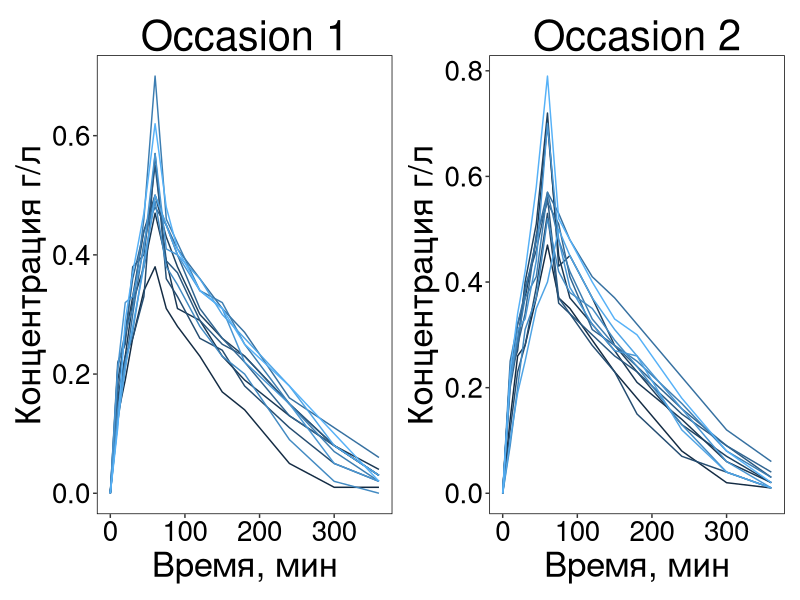
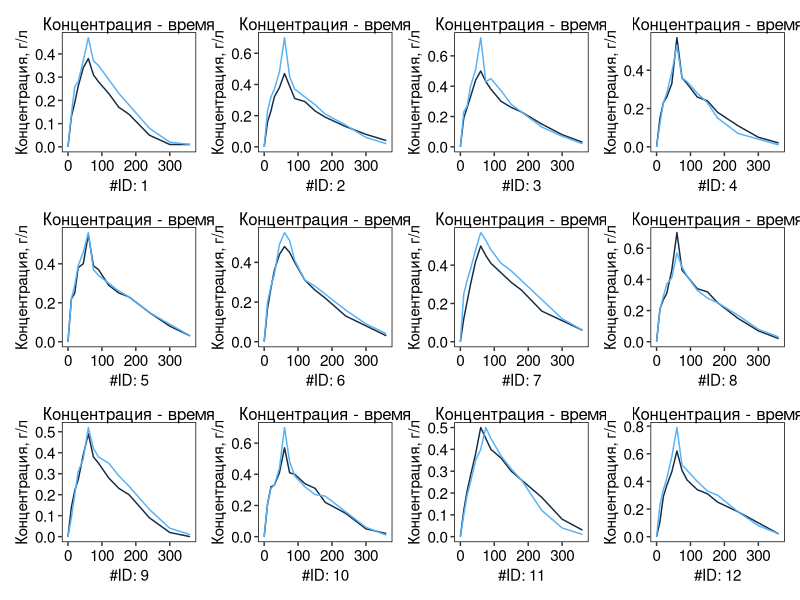
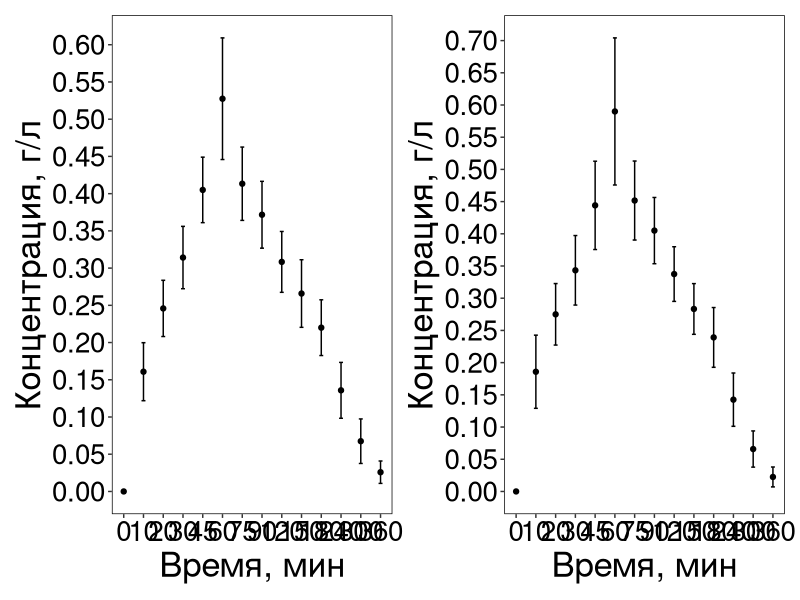
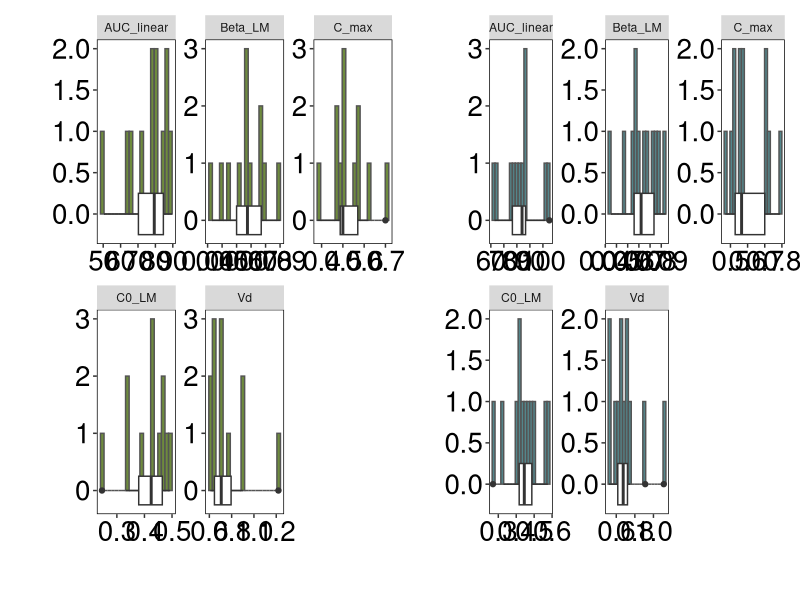

Here is the R script that generated these plots, in order:
## ---- chunk 1
library(tidyverse)
library(readr)
library(skimr)
library(patchwork)
## ---- chunk 2
Ammon_1996 <- read_csv("data/raw/Ammon-1996.csv")
Ammon_clean <- Ammon_1996 %>% 
  select(subject_id,
         occasion,
         dose_g_per_kg,
         time_min,
         conc_g_per_L)

theme_custom <- theme(
  axis.text = element_text(size = 20),
  axis.title = element_text(size = 25),
  plot.title = element_text(size = 30, hjust = 0.5),
  plot.subtitle = element_text(size = 20, hjust = 0.5),
  legend.title = element_text(size = 20),
  legend.text = element_text(size = 15),
  panel.background = element_rect(fill = "white"), 
  panel.grid = element_blank()
)
theme_set(theme_custom)
## ---- chunk 3
occasion_1 <- Ammon_clean %>% 
  filter(occasion == 1) %>% 
  group_by(subject_id) %>% 
  ggplot()+
  geom_line(aes(x = time_min, y = conc_g_per_L, group = subject_id, colour = subject_id)) +
  labs(x = "Время, мин",
       y = "Концентрация г/л",
       title = "Occasion 1")+
  theme(legend.position = "none")

occasion_2 <- Ammon_clean %>% 
  filter(occasion == 2) %>% 
  group_by(subject_id) %>% 
  ggplot()+
  geom_line(aes(x = time_min, y = conc_g_per_L, group = subject_id, colour = subject_id))+
    labs(x = "Время, мин",
       y = "Концентрация г/л",
       title = "Occasion 2") +
  theme(legend.position = "none")

occasion_1 | occasion_2
## ---- chunk 4
temp_1 <- ggplot(Ammon_clean) +
  labs(title = "Концентрация - время",
       y = "Концентрация, г/л")+
  theme(axis.text = element_text(size = 11),
        axis.title = element_text(size = 11),
        plot.title = element_text(size = 12, hjust = 0.5),
        legend.position = "none")

conc_time_func <- function(subID,
                      mapping = aes(x = time_min, y = conc_g_per_L, group = occasion, colour = occasion),
                          ...){
  conc_time <- Ammon_clean %>% 
    filter(subject_id == subID) %>% 
    geom_line(mapping = mapping)}

subjID = unique(Ammon_clean$subject_id)

conc_time <- map(subjID, 
                \(x) temp_1+
                  conc_time_func(subID=x)+
                  scale_x_continuous(name = paste0("#ID: ", x)))

wrap_plots(conc_time)
## ---- chunk 5
summ_ammon_1 <- Ammon_clean %>% 
  group_by(time_min) %>% 
  filter(occasion == 1) %>% 
  summarise(
    mean_conc = mean(conc_g_per_L, na.rm = TRUE),
    sd_conc   = sd(conc_g_per_L, na.rm = TRUE)
  )

summ_ammon_1

summ_ammon_2 <- Ammon_clean %>% 
  group_by(time_min) %>% 
  filter(occasion == 2) %>% 
  summarise(
    mean_conc = mean(conc_g_per_L, na.rm = TRUE),
    sd_conc   = sd(conc_g_per_L, na.rm = TRUE)
  )

summ_ammon_2
## ---- chunk 6
summ_1 <- ggplot(summ_ammon_1) +
  geom_errorbar(aes(x = factor(time_min),
                    ymin = mean_conc - sd_conc,
                    ymax = mean_conc + sd_conc),
                width = .2)+
  geom_point(aes(x = factor(time_min), y = mean_conc)) +
  labs(x = "Время, мин",
       y = "Концентрация, г/л")+
  scale_y_continuous(
    breaks = c(seq(0, 1, 0.05))
  )

summ_2 <- ggplot(summ_ammon_2) +
  geom_errorbar(aes(x = factor(time_min),
                    ymin = mean_conc - sd_conc,
                    ymax = mean_conc + sd_conc),
                width = .2)+
  geom_point(aes(x = factor(time_min), y = mean_conc)) +
  labs(x = "Время, мин",
       y = "Концентрация, г/л")+
  scale_y_continuous(
    breaks = c(seq(0, 1, 0.05))
  )

summ_1 | summ_2
## ---- chunk 7
AUC_calc <- function(time, conc) {
  AUC_value <- 0
  for (i in 1:(length(time) - 1)) {
    AUC_value <- AUC_value + 0.5 * (conc[i] + conc[i+1]) * (time[i+1] - time[i])
  }
  return(AUC_value)
}

Beta_LM_calc <- function(time, conc) {
  ok <- is.finite(time) & is.finite(conc) & conc > 0
  time <- time[ok]
  conc <- conc[ok]
  linear <- lm(conc ~ time) 
  cf <- coefficients(linear)[2] * (-60) 
  return(cf)
  }

C0_LM_calc <- function(time, conc) {
  ok <- is.finite(time) & is.finite(conc) & conc > 0
  time <- time[ok]
  conc <- conc[ok]
  linear <- lm(conc ~ time) 
  cf <- coefficients(linear)[1]
  return(cf)
  }

pk_params <- Ammon_clean %>% 
  group_by(subject_id,
           occasion) %>% 
  summarise(
    C_max = max(conc_g_per_L),
    T_max = time_min[which.max(conc_g_per_L)],
    AUC_linear = AUC_calc(time_min, conc_g_per_L),
    Beta_LM = Beta_LM_calc(tail(time_min, 4), tail(conc_g_per_L, 4)),
    C0_LM = C0_LM_calc(tail(time_min, 4), tail(conc_g_per_L, 4)),
    Dose = unique(dose_g_per_kg),
    Vd = Dose / C0_LM)

summary(pk_params)
  
## ---- chunk 8
cv <-  function(val, na.rm=TRUE) {
  sd(val, na.rm = na.rm)/mean(val, na.rm = na.rm) * 100
}

pk_params_summ <- pk_params %>% 
  pivot_longer(cols = everything(), names_to = "variable") %>% 
  group_by(variable) %>% 
  summarize(
    Mean = mean(value, na.rm = TRUE),
    Median = median(value, na.rm = TRUE),
    StDev = sd(value, na.rm = TRUE),
    CV = cv(value)
  )

pk_params_summ
## ---- chunk 9
summ_oc_1 <- pk_params %>% 
  filter(occasion == 1) %>% 
  select(AUC_linear,
         Beta_LM,
         C0_LM,
         C_max,
         Vd) %>% 
  pivot_longer(cols = AUC_linear:Vd, names_to = "variable") %>% 
  ggplot(aes(x = value)) +
  geom_histogram(bins = 20, fill = "#6E8B3D", colour = "grey33") +
  geom_boxplot(width = 0.5) +
  facet_wrap(~ variable, scales = "free") +
  labs(y = " ",
       x = " ")

summ_oc_2 <- pk_params %>% 
  filter(occasion == 2) %>% 
  select(AUC_linear,
         Beta_LM,
         C0_LM,
         C_max,
         Vd) %>% 
  pivot_longer(cols = AUC_linear:Vd, names_to = "variable") %>% 
  ggplot(aes(x = value)) +
  geom_histogram(bins = 20, fill = "cadetblue4", colour = "grey33") +
  geom_boxplot(width = 0.5) +
  facet_wrap(~ variable, scales = "free") +
  labs(y = " ",
       x = " ")

summ_oc_1 | summ_oc_2
## ---- chunk 10

## ---- chunk 11

## ---- chunk 12

## ---- chunk 13

## ---- chunk 14

## ---- chunk 15

## ---- chunk 16

